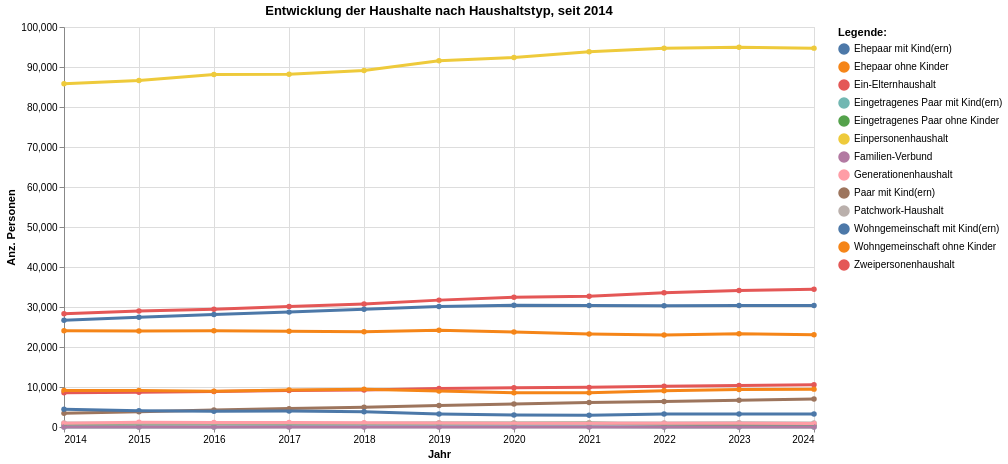

The notebook cell saved with this chart:
### Markdown cell above
#### Entwicklung der Haushalte nach Typ

### Code cell
grafik2 = mypy_dv.plot_altair_multiline_highlight(
    data = myAgg1.reset_index().sort_values('HHtypSort', ascending=True)
    ,x = 'Jahr:T'
    ,y = 'sum_AnzHH' #'sum_AnzHH:Q'
    ,x_beschriftung = 'Jahr'
    , y_beschriftung = 'Anz. Personen'
    ,category = "HHtypLang:N"
    ,category_beschriftung= 'Legende:'
    ,warning_status = "ignore" #always or ignore
    ,myTitle="Entwicklung der Haushalte nach Haushaltstyp, seit "+data_min_date
)
grafik2

### Figure 1 — Vega-Lite specification as saved in the notebook (floating-point values rounded to 4 significant figures; data arrays with more than 128 entries replaced by an {"elided": "..."} marker saying what was removed)
{"config": {"view": {"continuousWidth": 300, "continuousHeight": 300}}, "layer": [{"mark": {"type": "circle"}, "encoding": {"color": {"field": "HHtypLang", "legend": {"orient": "right", "title": "Legende:"}, "type": "nominal"}, "opacity": {"value": 1.3}, "tooltip": [{"field": "Jahr", "type": "temporal"}, {"field": "HHtypLang", "type": "nominal"}, {"field": "sum_AnzHH", "type": "quantitative"}], "x": {"axis": {"title": "Jahr"}, "field": "Jahr", "type": "temporal"}, "y": {"axis": {"title": "Anz. Personen"}, "field": "sum_AnzHH", "type": "quantitative"}}, "name": "view_4", "title": "Entwicklung der Haushalte nach Haushaltstyp, seit 2014"}, {"mark": {"type": "line"}, "encoding": {"color": {"field": "HHtypLang", "legend": {"orient": "right", "title": "Legende:"}, "type": "nominal"}, "size": {"condition": {"test": {"not": {"param": "param_4"}}, "value": 1.2}, "value": 3}, "tooltip": [{"field": "Jahr", "type": "temporal"}, {"field": "HHtypLang", "type": "nominal"}, {"field": "sum_AnzHH", "type": "quantitative"}], "x": {"axis": {"title": "Jahr"}, "field": "Jahr", "type": "temporal"}, "y": {"axis": {"title": "Anz. Personen"}, "field": "sum_AnzHH", "type": "quantitative"}}, "title": "Entwicklung der Haushalte nach Haushaltstyp, seit 2014"}], "data": {"name": "data-22c027cc35f316deb6c02c0d54a07bb8"}, "height": 400, "params": [{"name": "param_4", "select": {"type": "point", "fields": ["HHtypLang:N"], "nearest": true, "on": "pointerover"}, "views": ["view_4"]}], "width": 750, "$schema": "https://vega.github.io/schema/vega-lite/v5.8.0.json", "datasets": {"data-22c027cc35f316deb6c02c0d54a07bb8": {"elided": "143 records"}}}
